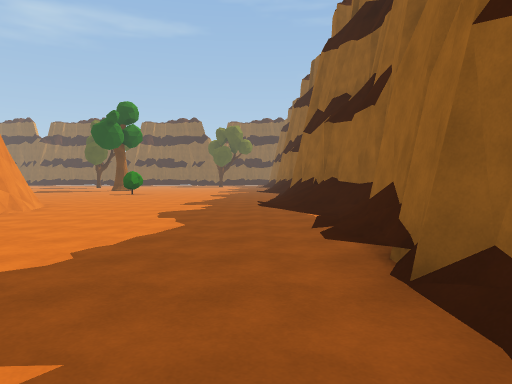
View 1 (above)

24 first-person views from a walk through a 3-D level made in the Unity game engine. The camera is 1.4 m above the floor, tilts 2° down and sees 70° across. The floor is counted in squares, 2 m on a side. Each view is taken from the middle of a square. On the plan, view 1 faces up. The plan holds only what a view shows up to about 11 squares ahead; the rest is blank. The place goes on beyond the plan.

View 2
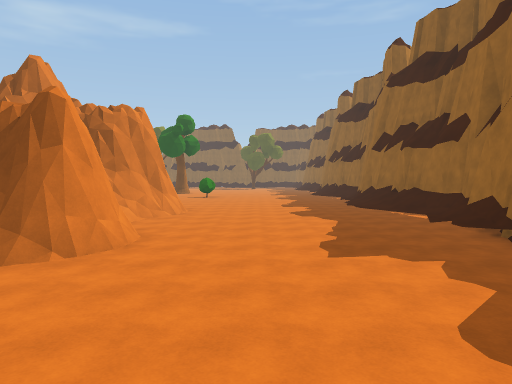

View 3
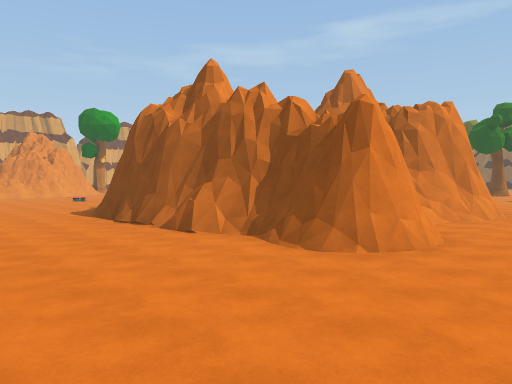

View 4
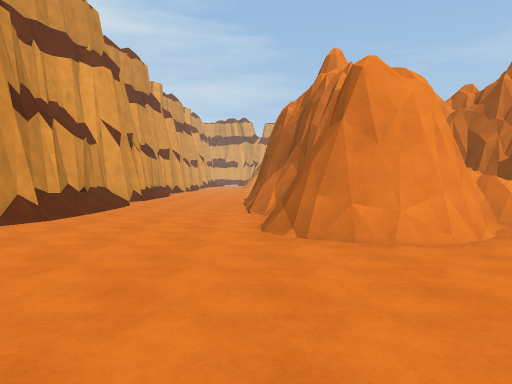

View 5
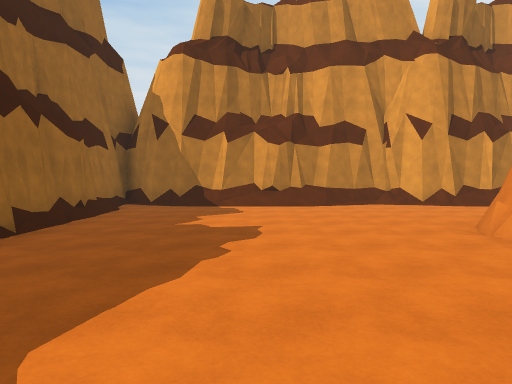

View 6
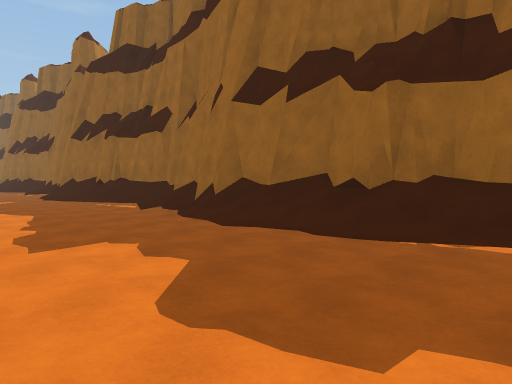

View 7
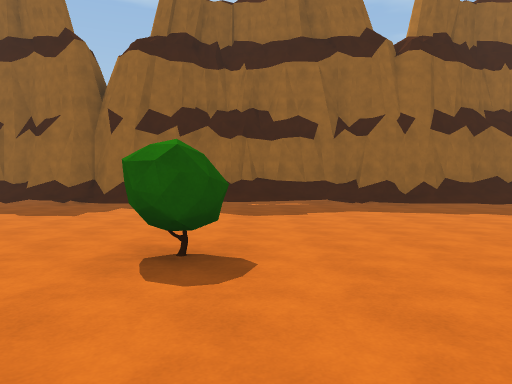

View 8
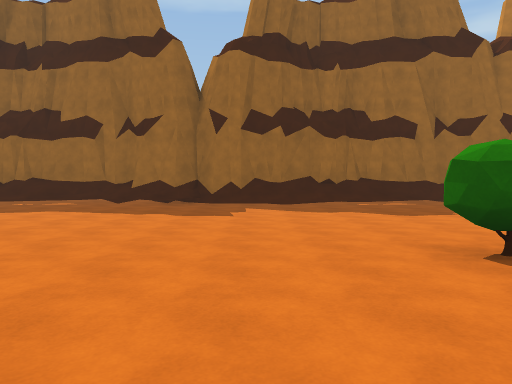

View 9
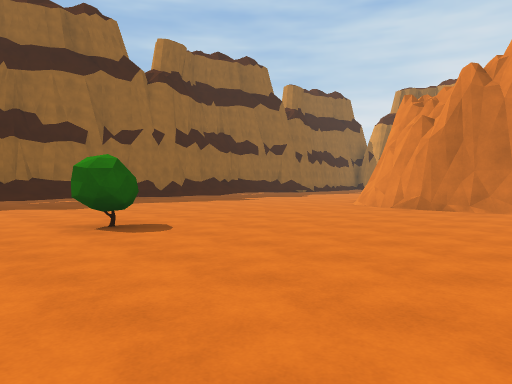

View 10
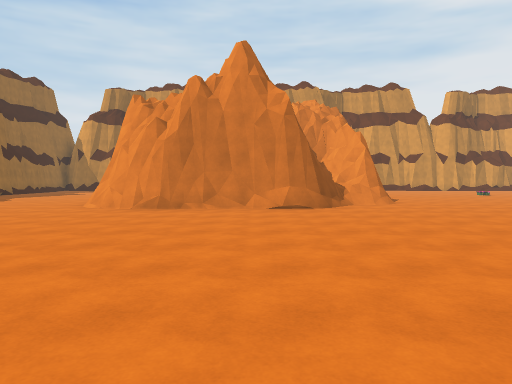

View 11
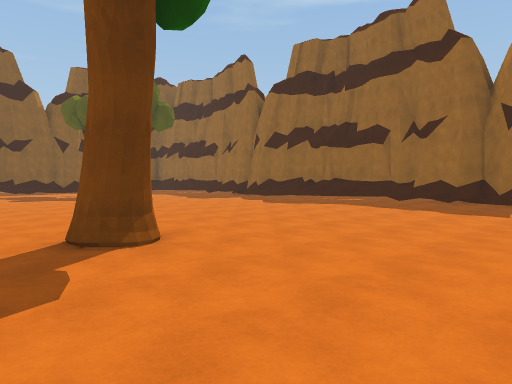

View 12
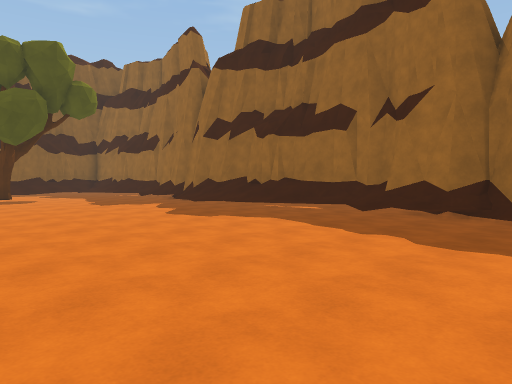

View 13
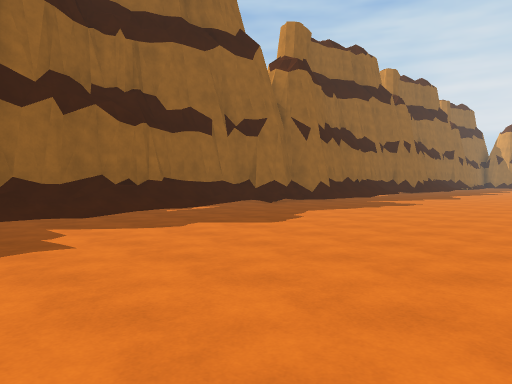

View 14
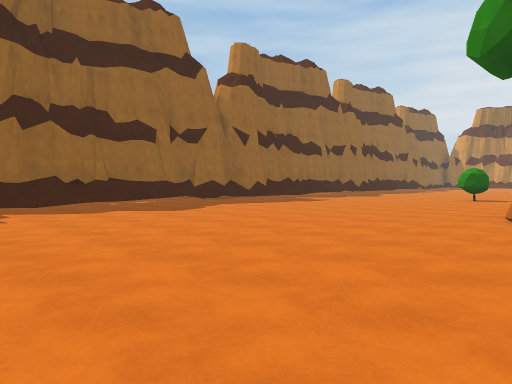

View 15
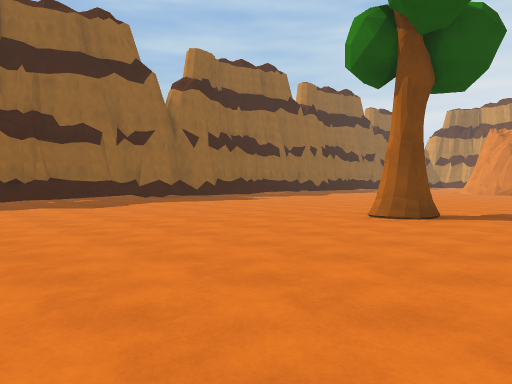

View 16
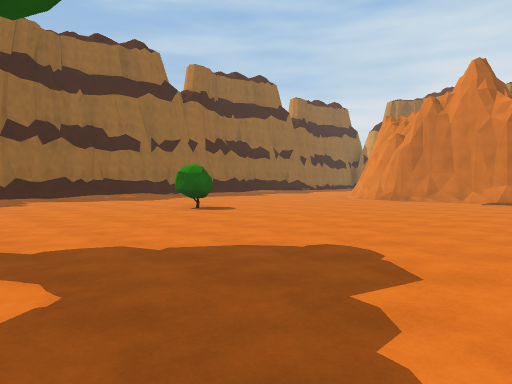

View 17
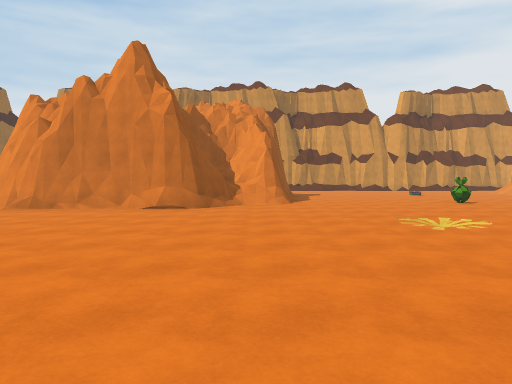

View 18
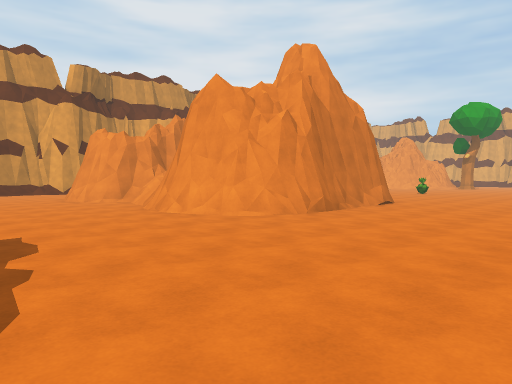

View 19
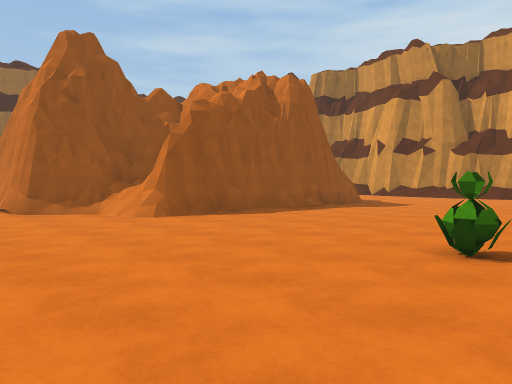

View 20
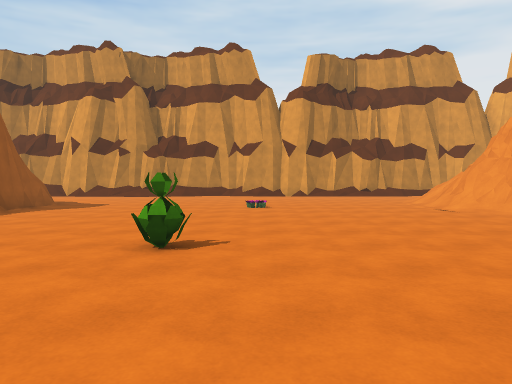

View 21
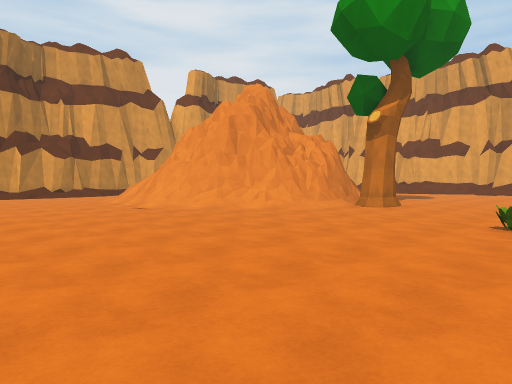

View 22
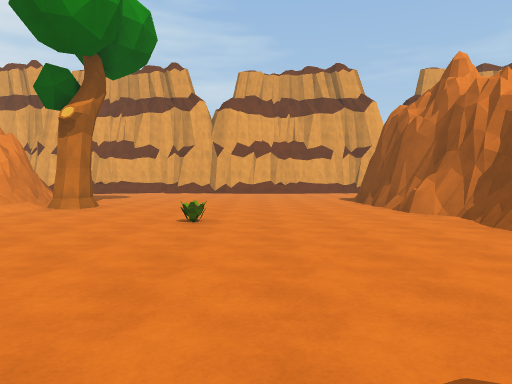

View 23
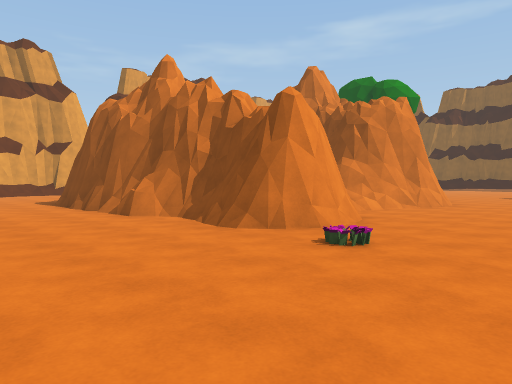

View 24
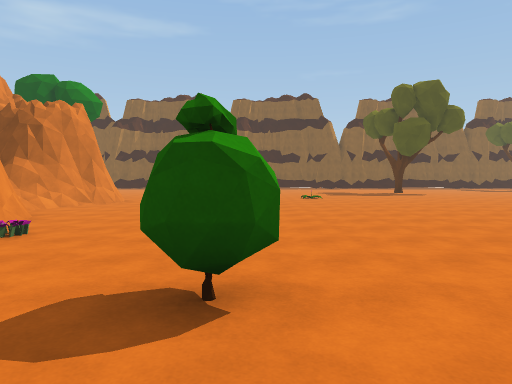

### Floor plan
Key: @ floor where view 1 was taken; # wall or solid block; . floor; / step, stairs or slope; = window, fence, low wall or low ledge; ^ raised ledge; O other object.
Columns run from 32 left of view 1 to 2 right of it. Each row starts with its distance up from view 1.
 30                        ........
 29                      ............/#
 28                      ...........//^
 27                      ...........//^
 26                      ...........//^
 25                       ..........//^
 24         ..            .........../^
 23        #..            .........../^
 22        #..   ...........O......../#
 21      ###..   ..................../#
 20      ##/...  ..................../#
 19        /...  ..................../^
 18        #/..  ...................//^
 17        #/.. ..............O.....//^
 16  #######/O......................//^
 15 ................................./^
 14 ................O................/^
 13  ...........O..................../#
 12  ................................/#
 11  .....O..........................##
 10 .....................######...../##
  9 ...................###    #.....//^
  8  ..O.........O....###     #.....//^
  7    O//............#      ##....../^
  6   ####/...........#      ##....../^
  5      ##/..........#      #/....../#
  4       ##..........#      ##....../#
  3       ##....O.....#       ##...../#
  2       =/..........##  ######...../#
  1       =/...........#####........./#
  0          ..   ..................@/#
 -1                 ................./#
 -2                     ..............#
 -3                     ///###////#####
 -4                     ##^  ###^^   ##

Positions as (right, up) in squares from view 1, and headings:
1: (0, 0), facing up
2: (-3, -3), facing up
3: (-3, -3), facing up-left
4: (-1, 1), facing left
5: (-2, 7), facing down
6: (-3, 6), facing up-right
7: (-9, 16), facing right
8: (-9, 19), facing right
9: (-11, 19), facing down-right
10: (-10, 19), facing down
11: (-10, 18), facing up-right
12: (-6, 19), facing up-right
13: (-6, 30), facing down-right
14: (-9, 30), facing down-right
15: (-11, 29), facing down-right
16: (-13, 22), facing down-right
17: (-13, 19), facing down
18: (-1, 15), facing down-left
19: (-20, 12), facing down-right
20: (-20, 12), facing down
21: (-20, 12), facing down-left
22: (-20, 12), facing left
23: (-21, 12), facing up-left
24: (-20, 11), facing up
